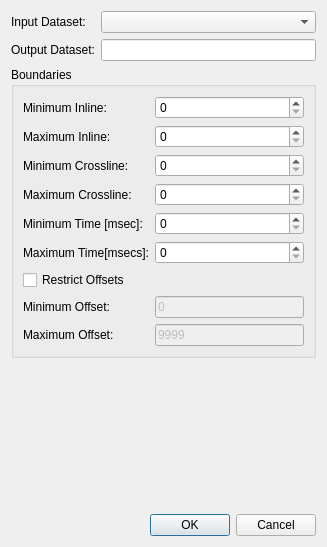
<?xml version="1.0" encoding="UTF-8"?>
<ui version="4.0">
 <class>CropDatasetDialog</class>
 <widget class="QDialog" name="CropDatasetDialog">
  <property name="geometry">
   <rect>
    <x>0</x>
    <y>0</y>
    <width>327</width>
    <height>547</height>
   </rect>
  </property>
  <property name="windowTitle">
   <string>Crop Dataset</string>
  </property>
  <layout class="QVBoxLayout" name="verticalLayout">
   <item>
    <layout class="QGridLayout" name="gridLayout_2">
     <item row="0" column="0">
      <widget class="QLabel" name="label_7">
       <property name="text">
        <string>Input Dataset:</string>
       </property>
      </widget>
     </item>
     <item row="0" column="1">
      <widget class="QComboBox" name="cbInputDataset"/>
     </item>
     <item row="1" column="0">
      <widget class="QLabel" name="label_8">
       <property name="text">
        <string>Output Dataset:</string>
       </property>
      </widget>
     </item>
     <item row="1" column="1">
      <widget class="QLineEdit" name="leOutputDataset"/>
     </item>
    </layout>
   </item>
   <item>
    <widget class="QGroupBox" name="groupBox">
     <property name="title">
      <string>Boundaries</string>
     </property>
     <layout class="QGridLayout" name="gridLayout">
      <item row="0" column="0">
       <widget class="QLabel" name="label">
        <property name="text">
         <string>Minimum Inline:</string>
        </property>
       </widget>
      </item>
      <item row="0" column="1">
       <widget class="QSpinBox" name="sbMinIline">
        <property name="maximum">
         <number>999999</number>
        </property>
       </widget>
      </item>
      <item row="1" column="0">
       <widget class="QLabel" name="label_2">
        <property name="text">
         <string>Maximum Inline:</string>
        </property>
       </widget>
      </item>
      <item row="1" column="1">
       <widget class="QSpinBox" name="sbMaxIline">
        <property name="maximum">
         <number>999999</number>
        </property>
       </widget>
      </item>
      <item row="2" column="0">
       <widget class="QLabel" name="label_3">
        <property name="text">
         <string>Minimum Crossline:</string>
        </property>
       </widget>
      </item>
      <item row="2" column="1">
       <widget class="QSpinBox" name="sbMinXline">
        <property name="maximum">
         <number>999999</number>
        </property>
       </widget>
      </item>
      <item row="3" column="0">
       <widget class="QLabel" name="label_4">
        <property name="text">
         <string>Maximum Crossline:</string>
        </property>
       </widget>
      </item>
      <item row="3" column="1">
       <widget class="QSpinBox" name="sbMaxXline">
        <property name="maximum">
         <number>999999</number>
        </property>
       </widget>
      </item>
      <item row="4" column="0">
       <widget class="QLabel" name="label_9">
        <property name="text">
         <string>Minimum Time [msec]:</string>
        </property>
       </widget>
      </item>
      <item row="4" column="1">
       <widget class="QSpinBox" name="sbMinMSec">
        <property name="maximum">
         <number>999999</number>
        </property>
       </widget>
      </item>
      <item row="5" column="0">
       <widget class="QLabel" name="label_10">
        <property name="text">
         <string>Maximum Time[msecs]:</string>
        </property>
       </widget>
      </item>
      <item row="5" column="1">
       <widget class="QSpinBox" name="sbMaxMSec">
        <property name="maximum">
         <number>999999</number>
        </property>
       </widget>
      </item>
      <item row="6" column="0">
       <widget class="QCheckBox" name="cbRestrictOffsets">
        <property name="text">
         <string>Restrict Offsets</string>
        </property>
       </widget>
      </item>
      <item row="7" column="0">
       <widget class="QLabel" name="label_5">
        <property name="text">
         <string>Minimum Offset:</string>
        </property>
       </widget>
      </item>
      <item row="7" column="1">
       <widget class="QLineEdit" name="leMinOffset">
        <property name="enabled">
         <bool>false</bool>
        </property>
        <property name="text">
         <string>0</string>
        </property>
       </widget>
      </item>
      <item row="8" column="0">
       <widget class="QLabel" name="label_6">
        <property name="text">
         <string>Maximum Offset:</string>
        </property>
       </widget>
      </item>
      <item row="8" column="1">
       <widget class="QLineEdit" name="leMaxOffset">
        <property name="enabled">
         <bool>false</bool>
        </property>
        <property name="text">
         <string>9999</string>
        </property>
       </widget>
      </item>
     </layout>
    </widget>
   </item>
   <item>
    <spacer name="verticalSpacer">
     <property name="orientation">
      <enum>Qt::Vertical</enum>
     </property>
     <property name="sizeHint" stdset="0">
      <size>
       <width>20</width>
       <height>68</height>
      </size>
     </property>
    </spacer>
   </item>
   <item>
    <widget class="QDialogButtonBox" name="buttonBox">
     <property name="orientation">
      <enum>Qt::Horizontal</enum>
     </property>
     <property name="standardButtons">
      <set>QDialogButtonBox::Cancel|QDialogButtonBox::Ok</set>
     </property>
    </widget>
   </item>
  </layout>
 </widget>
 <resources/>
 <connections>
  <connection>
   <sender>buttonBox</sender>
   <signal>accepted()</signal>
   <receiver>CropDatasetDialog</receiver>
   <slot>accept()</slot>
   <hints>
    <hint type="sourcelabel">
     <x>248</x>
     <y>254</y>
    </hint>
    <hint type="destinationlabel">
     <x>157</x>
     <y>274</y>
    </hint>
   </hints>
  </connection>
  <connection>
   <sender>buttonBox</sender>
   <signal>rejected()</signal>
   <receiver>CropDatasetDialog</receiver>
   <slot>reject()</slot>
   <hints>
    <hint type="sourcelabel">
     <x>316</x>
     <y>260</y>
    </hint>
    <hint type="destinationlabel">
     <x>286</x>
     <y>274</y>
    </hint>
   </hints>
  </connection>
  <connection>
   <sender>cbRestrictOffsets</sender>
   <signal>toggled(bool)</signal>
   <receiver>leMinOffset</receiver>
   <slot>setEnabled(bool)</slot>
   <hints>
    <hint type="sourcelabel">
     <x>85</x>
     <y>266</y>
    </hint>
    <hint type="destinationlabel">
     <x>224</x>
     <y>299</y>
    </hint>
   </hints>
  </connection>
  <connection>
   <sender>cbRestrictOffsets</sender>
   <signal>toggled(bool)</signal>
   <receiver>leMaxOffset</receiver>
   <slot>setEnabled(bool)</slot>
   <hints>
    <hint type="sourcelabel">
     <x>85</x>
     <y>266</y>
    </hint>
    <hint type="destinationlabel">
     <x>224</x>
     <y>333</y>
    </hint>
   </hints>
  </connection>
 </connections>
</ui>
